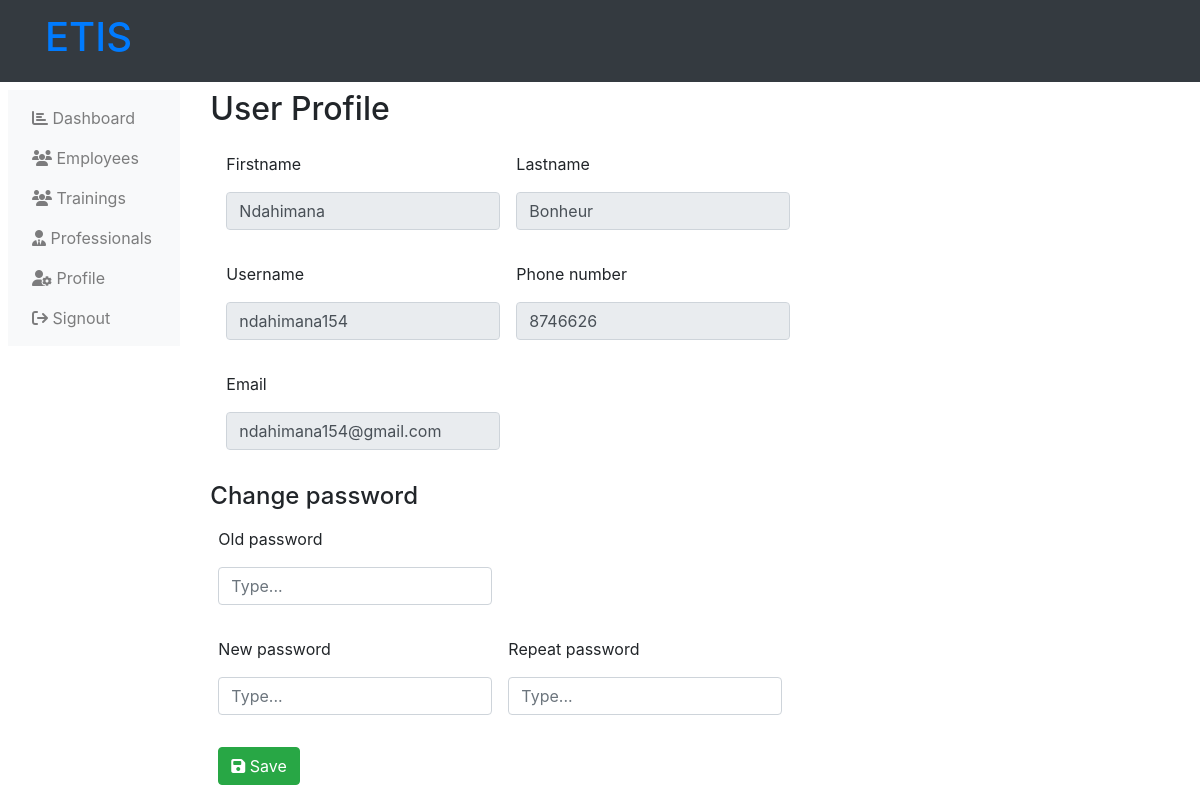
Screenshot of /administrator-profile-settings.php (signed in) with the database file from the repository.
### tables this page shows
CREATE TABLE `users` (
  `user_id` int(11) NOT NULL,
  `user_nid` text NOT NULL,
  `user_name` varchar(255) NOT NULL,
  `user_fn` varchar(255) NOT NULL,
  `user_ln` varchar(255) NOT NULL,
  `user_email` varchar(255) NOT NULL,
  `user_phone` int(11) NOT NULL,
  `user_pass` varchar(255) NOT NULL,
  `user_type` varchar(255) NOT NULL,
  `department` int(11) NOT NULL,
  `user_state` varchar(255) NOT NULL
);

### php/administration-sessions.php (called while the page is built)
<?php
    $acting_admin_id = $_SESSION['user_id'];
    $getuserinfos = mysqli_query($server,"SELECT * from users WHERE
        user_id = '$acting_admin_id' AND user_type = 'Administration'
    ");
    $data_user_infos = mysqli_fetch_array($getuserinfos);
    $acting_fn = $data_user_infos['user_fn'];
    $acting_ln = $data_user_infos['user_ln'];
    $acting_username = $data_user_infos['user_name'];
    $acting_email = $data_user_infos['user_email'];
    $acting_userphone = $data_user_infos['user_phone'];
?>

### administrator-profile-settings.php (the view, shortened to what this page needs)
<?php
    include('php/connection.php');
    if (!isset($_SESSION['user_name'])) {
        header("location: user-login.php");
    } elseif ($_SESSION['user_type'] != 'Administration') {
        header("location: user-login.php");
    } else {
        include("php\administration-sessions.php");
    }
?>
<!DOCTYPE html>
<html lang="en">
<head>
    <link rel="stylesheet" href="https://maxcdn.bootstrapcdn.com/bootstrap/4.5.2/css/bootstrap.min.css">
    <link rel="stylesheet" href="https://cdnjs.cloudflare.com/ajax/libs/font-awesome/6.4.2/css/all.min.css" />
</head>
<body>
    <?php include("php/administration-header.php"); ?>
        <div class="row p-2">
            <?php
                include("php/administration-left-links.php");
            ?>
            <div class="col-md-10">
                <h2>
                    User Profile
                </h2>
                <form action="" method="post" class="p-2">
                    <div class="d-flex">
                        <div class="form-group m-2">
                            <p>
                                Firstname
                            </p>
                            <p>
                                <input type="text" name="fn" placeholder="Type..." value="<?php echo $acting_fn ?>" class="form-control" required readonly>
                            </p>
                        </div>
                        <div class="form-group m-2">
                            <p>
                                Lastname
                            </p>
                            <p>
                                <input type="text" name="ln" placeholder="Type..." value="<?php echo $acting_ln ?>" class="form-control" required readonly>
                            </p>
                        </div>
                    </div>
                    <div class="d-flex">
                        <div class="form-group m-2">
                            <p>
                                Username
                            </p>
                            <p>
                                <input type="email" name="un" placeholder="Type..." value="<?php echo $acting_username ?>" class="form-control" required readonly>
                            </p>
                        </div>
                        <div class="form-group m-2">
                            <p>
                                Phone number
                            </p>
                            <p>
                                <input type="number" name="ph" placeholder="Type..." value="<?php echo $acting_userphone ?>" class="form-control" required readonly>
                            </p>
                        </div>
                    </div>
                    <div class="d-flex">
                        <div class="form-group m-2">
                            <p>
                                Email
                            </p>
                            <p>
                                <input type="email" name="em" placeholder="Type..." value="<?php echo $acting_email ?>" class="form-control" required readonly>
                            </p>
                        </div>
                    </div>
                </form>
                <h4>
                    Change password
                </h4>
                <form action="" method="post">
                    <div class="d-flex">
                        <div class="form-group m-2">
                            <p>
                                Old password
                            </p>
                            <p>
                                <input type="password" name="oldpas" placeholder="Type..." class="form-control" required>
                            </p>
                        </div>
                    </div>
                    <div class="d-flex">
                        <div class="form-group m-2">
                            <p>
                                New password
                            </p>
                            <p>
                                <input type="password" name="newpa" placeholder="Type..." class="form-control" required>
                            </p>
                        </div>
                        <div class="form-group m-2">
                            <p>
                                Repeat password
                            </p>
                            <p>
                                <input type="password" name="retype" placeholder="Type..." class="form-control" required>
                            </p>
                        </div>
                    </div>
                    <div class="m-2">
                        <button type="submit" name="edit_profile" class="btn btn-success">
                            <i class="fa fa-save"></i>
                            Save
                        </button>
                    </div>
                </form>
            </div>
        </div>
</body>
</html>

### rows the page displays
users: fn "Ndahimana", ln "Bonheur", un "ndahimana154", ph "8746626", em "ndahimana154@gmail.com"
